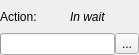
<?xml version="1.0" encoding="UTF-8"?>
<ui version="4.0">
 <class>interface</class>
 <widget class="QWidget" name="interface">
  <property name="geometry">
   <rect>
    <x>0</x>
    <y>0</y>
    <width>139</width>
    <height>55</height>
   </rect>
  </property>
  <property name="windowTitle">
   <string>Ultracopier</string>
  </property>
  <property name="windowIcon">
   <iconset resource="resources.qrc">
    <normaloff>:/systray_Caught_Unix.png</normaloff>:/systray_Caught_Unix.png</iconset>
  </property>
  <layout class="QVBoxLayout" name="verticalLayout">
   <property name="spacing">
    <number>0</number>
   </property>
   <property name="margin">
    <number>0</number>
   </property>
   <item>
    <layout class="QHBoxLayout" name="horizontalLayout_2">
     <item>
      <widget class="QLabel" name="text">
       <property name="text">
        <string>Action:</string>
       </property>
      </widget>
     </item>
     <item>
      <widget class="QLabel" name="action">
       <property name="font">
        <font>
         <italic>true</italic>
        </font>
       </property>
       <property name="text">
        <string>In wait</string>
       </property>
      </widget>
     </item>
    </layout>
   </item>
   <item>
    <layout class="QHBoxLayout" name="horizontalLayout">
     <item>
      <widget class="QProgressBar" name="progressBar">
       <property name="maximum">
        <number>65535</number>
       </property>
      </widget>
     </item>
     <item>
      <widget class="QToolButton" name="toolButton">
       <property name="text">
        <string notr="true">...</string>
       </property>
       <property name="popupMode">
        <enum>QToolButton::InstantPopup</enum>
       </property>
      </widget>
     </item>
    </layout>
   </item>
  </layout>
  <action name="actionAddFile">
   <property name="icon">
    <iconset>
     <normaloff>:/resources/add.png</normaloff>:/resources/add.png</iconset>
   </property>
   <property name="text">
    <string>Add file</string>
   </property>
  </action>
  <action name="actionAddFolder">
   <property name="icon">
    <iconset>
     <normaloff>:/resources/add.png</normaloff>:/resources/add.png</iconset>
   </property>
   <property name="text">
    <string>Add folder</string>
   </property>
  </action>
  <action name="actionAddFileToMove">
   <property name="icon">
    <iconset>
     <normaloff>:/resources/add.png</normaloff>:/resources/add.png</iconset>
   </property>
   <property name="text">
    <string>Move file(s)</string>
   </property>
  </action>
  <action name="actionAddFolderToMove">
   <property name="icon">
    <iconset>
     <normaloff>:/resources/add.png</normaloff>:/resources/add.png</iconset>
   </property>
   <property name="text">
    <string>Move folder</string>
   </property>
  </action>
  <action name="actionAddFileToCopy">
   <property name="icon">
    <iconset>
     <normaloff>:/resources/add.png</normaloff>:/resources/add.png</iconset>
   </property>
   <property name="text">
    <string>Copy file(s)</string>
   </property>
  </action>
  <action name="actionAddFolderToCopy">
   <property name="icon">
    <iconset>
     <normaloff>:/resources/add.png</normaloff>:/resources/add.png</iconset>
   </property>
   <property name="text">
    <string>Copy folder</string>
   </property>
  </action>
 </widget>
 <resources>
  <include location="resources.qrc"/>
 </resources>
 <connections/>
</ui>
